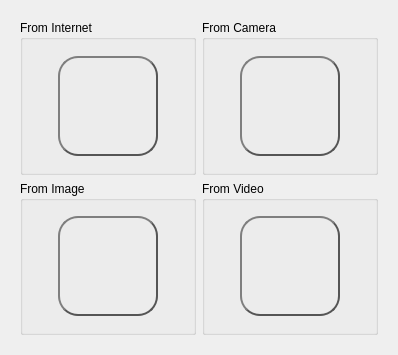
<?xml version="1.0" encoding="UTF-8"?>
<ui version="4.0">
 <class>Form</class>
 <widget class="QWidget" name="Form">
  <property name="geometry">
   <rect>
    <x>0</x>
    <y>0</y>
    <width>398</width>
    <height>355</height>
   </rect>
  </property>
  <property name="windowTitle">
   <string>Data Acquisition</string>
  </property>
  <layout class="QHBoxLayout" name="horizontalLayout_5">
   <item>
    <widget class="QWidget" name="widget" native="true">
     <layout class="QGridLayout" name="gridLayout">
      <item row="0" column="0">
       <widget class="QGroupBox" name="groupBox">
        <property name="title">
         <string>From Internet</string>
        </property>
        <layout class="QHBoxLayout" name="horizontalLayout">
         <item>
          <widget class="QPushButton" name="InternetBtn">
           <property name="minimumSize">
            <size>
             <width>100</width>
             <height>100</height>
            </size>
           </property>
           <property name="maximumSize">
            <size>
             <width>100</width>
             <height>100</height>
            </size>
           </property>
           <property name="styleSheet">
            <string notr="true">QPushButton {
    color: #333;
    border: 2px solid #555;
    border-radius: 20px;
    border-style: outset;
    background: qradialgradient(
        cx: 0.3, cy: -0.4, fx: 0.3, fy: -0.4,
        radius: 1.35, stop: 0 #fff, stop: 1 #888
        );
    padding: 5px;
    }

QPushButton:hover {
    background: qradialgradient(
        cx: 0.3, cy: -0.4, fx: 0.3, fy: -0.4,
        radius: 1.35, stop: 0 #fff, stop: 1 #bbb
        );
    }

QPushButton:pressed {
    border-style: inset;
    background: qradialgradient(
        cx: 0.4, cy: -0.1, fx: 0.4, fy: -0.1,
        radius: 1.35, stop: 0 #fff, stop: 1 #ddd
        );
    }</string>
           </property>
           <property name="text">
            <string/>
           </property>
           <property name="icon">
            <iconset>
             <normaloff>../Element/Internet.png</normaloff>../Element/Internet.png</iconset>
           </property>
           <property name="iconSize">
            <size>
             <width>80</width>
             <height>80</height>
            </size>
           </property>
          </widget>
         </item>
        </layout>
       </widget>
      </item>
      <item row="0" column="1">
       <widget class="QGroupBox" name="groupBox_2">
        <property name="title">
         <string>From Camera</string>
        </property>
        <layout class="QHBoxLayout" name="horizontalLayout_2">
         <item>
          <widget class="QPushButton" name="cameraBtn">
           <property name="minimumSize">
            <size>
             <width>100</width>
             <height>100</height>
            </size>
           </property>
           <property name="maximumSize">
            <size>
             <width>100</width>
             <height>100</height>
            </size>
           </property>
           <property name="styleSheet">
            <string notr="true">QPushButton {
    color: #333;
    border: 2px solid #555;
    border-radius: 20px;
    border-style: outset;
    background: qradialgradient(
        cx: 0.3, cy: -0.4, fx: 0.3, fy: -0.4,
        radius: 1.35, stop: 0 #fff, stop: 1 #888
        );
    padding: 5px;
    }

QPushButton:hover {
    background: qradialgradient(
        cx: 0.3, cy: -0.4, fx: 0.3, fy: -0.4,
        radius: 1.35, stop: 0 #fff, stop: 1 #bbb
        );
    }

QPushButton:pressed {
    border-style: inset;
    background: qradialgradient(
        cx: 0.4, cy: -0.1, fx: 0.4, fy: -0.1,
        radius: 1.35, stop: 0 #fff, stop: 1 #ddd
        );
    }</string>
           </property>
           <property name="text">
            <string/>
           </property>
           <property name="icon">
            <iconset>
             <normaloff>../Element/camera.png</normaloff>../Element/camera.png</iconset>
           </property>
           <property name="iconSize">
            <size>
             <width>80</width>
             <height>80</height>
            </size>
           </property>
          </widget>
         </item>
        </layout>
       </widget>
      </item>
      <item row="1" column="0">
       <widget class="QGroupBox" name="groupBox_4">
        <property name="title">
         <string>From Image</string>
        </property>
        <layout class="QHBoxLayout" name="horizontalLayout_4">
         <item>
          <widget class="QPushButton" name="ImageBtn">
           <property name="minimumSize">
            <size>
             <width>100</width>
             <height>100</height>
            </size>
           </property>
           <property name="maximumSize">
            <size>
             <width>100</width>
             <height>100</height>
            </size>
           </property>
           <property name="styleSheet">
            <string notr="true">QPushButton {
    color: #333;
    border: 2px solid #555;
    border-radius: 20px;
    border-style: outset;
    background: qradialgradient(
        cx: 0.3, cy: -0.4, fx: 0.3, fy: -0.4,
        radius: 1.35, stop: 0 #fff, stop: 1 #888
        );
    padding: 5px;
    }

QPushButton:hover {
    background: qradialgradient(
        cx: 0.3, cy: -0.4, fx: 0.3, fy: -0.4,
        radius: 1.35, stop: 0 #fff, stop: 1 #bbb
        );
    }

QPushButton:pressed {
    border-style: inset;
    background: qradialgradient(
        cx: 0.4, cy: -0.1, fx: 0.4, fy: -0.1,
        radius: 1.35, stop: 0 #fff, stop: 1 #ddd
        );
    }</string>
           </property>
           <property name="text">
            <string/>
           </property>
           <property name="icon">
            <iconset>
             <normaloff>../Element/image.png</normaloff>../Element/image.png</iconset>
           </property>
           <property name="iconSize">
            <size>
             <width>250</width>
             <height>250</height>
            </size>
           </property>
          </widget>
         </item>
        </layout>
       </widget>
      </item>
      <item row="1" column="1">
       <widget class="QGroupBox" name="groupBox_3">
        <property name="title">
         <string>From Video</string>
        </property>
        <layout class="QHBoxLayout" name="horizontalLayout_3">
         <item>
          <widget class="QPushButton" name="videoBtn">
           <property name="minimumSize">
            <size>
             <width>100</width>
             <height>100</height>
            </size>
           </property>
           <property name="maximumSize">
            <size>
             <width>100</width>
             <height>100</height>
            </size>
           </property>
           <property name="styleSheet">
            <string notr="true">QPushButton {
    color: #333;
    border: 2px solid #555;
    border-radius: 20px;
    border-style: outset;
    background: qradialgradient(
        cx: 0.3, cy: -0.4, fx: 0.3, fy: -0.4,
        radius: 1.35, stop: 0 #fff, stop: 1 #888
        );
    padding: 5px;
    }

QPushButton:hover {
    background: qradialgradient(
        cx: 0.3, cy: -0.4, fx: 0.3, fy: -0.4,
        radius: 1.35, stop: 0 #fff, stop: 1 #bbb
        );
    }

QPushButton:pressed {
    border-style: inset;
    background: qradialgradient(
        cx: 0.4, cy: -0.1, fx: 0.4, fy: -0.1,
        radius: 1.35, stop: 0 #fff, stop: 1 #ddd
        );
    }</string>
           </property>
           <property name="text">
            <string/>
           </property>
           <property name="icon">
            <iconset>
             <normaloff>../Element/video.png</normaloff>../Element/video.png</iconset>
           </property>
           <property name="iconSize">
            <size>
             <width>80</width>
             <height>80</height>
            </size>
           </property>
          </widget>
         </item>
        </layout>
       </widget>
      </item>
     </layout>
    </widget>
   </item>
  </layout>
 </widget>
 <resources/>
 <connections/>
</ui>
